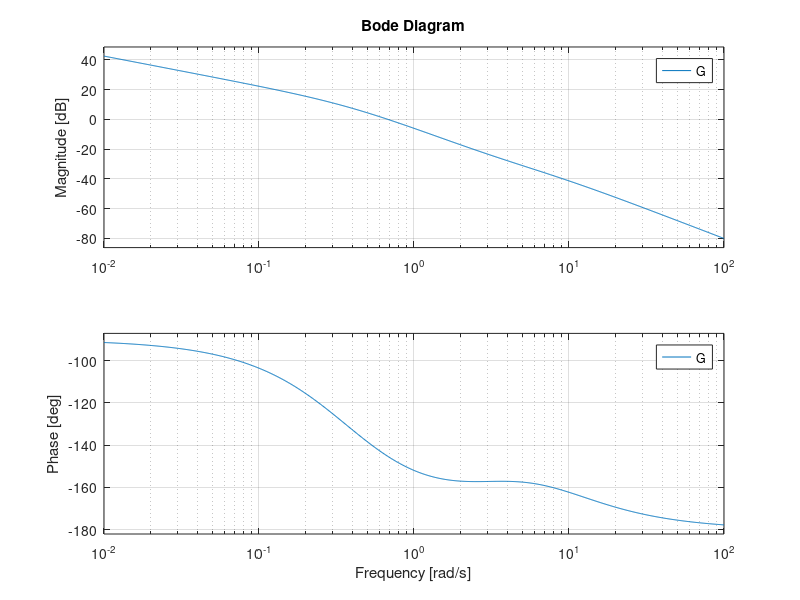

Write MATLAB code to recreate this figure.



clc
close all
clear all






%% probleme 12 : systeme avec retard

%syms s
T = 0.2;

num = [5    50];
den = [1    2   2];
G = tf(num, den)

num = [exp(-T)   0];
den = [1];
G_cap = tf(num,den)










%% probleme 13 : conception de AvPh et RePh avec diagramme de Bode (methode 2)
PM = 50;        % en degres
BW = 5.2;       % en rad/s  
e_RP = 0.005;   % erreur en regime permanent a une rampe

num = [1    4];
den = [1    8   3   0];

G = tf(num,den)

figure
bode(G)




% a) faire la conception dun AvPh qui rencontre les criteres PM et erreur
% en RP (avec la methode 2, Jdel section 7.5.4) sans prendre en
% consideration le critere BW






% b) faire la conception dun RePh qui rencontre les criteres PM et erreur
% en RP (avec la methode 2, Jdel section 7.6.4) sans prendre en
% consideration le critere BW






% c) comparer la BW de chacun des designs et conclure sur les
% caracteristiques de chacune des approches













%% probleme 14 : conception avec Bode : AvPh ou RePh avec Methode 2
num = [1    2];
den = [1    2   3   0];
G = tf(num,den)






